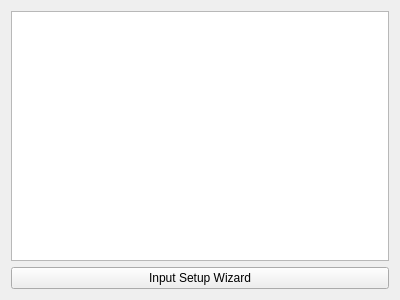
<?xml version="1.0" encoding="UTF-8"?>
<ui version="4.0">
 <class>PageAppSettings</class>
 <widget class="QWidget" name="PageAppSettings">
  <property name="geometry">
   <rect>
    <x>0</x>
    <y>0</y>
    <width>400</width>
    <height>300</height>
   </rect>
  </property>
  <property name="windowTitle">
   <string>Form</string>
  </property>
  <layout class="QVBoxLayout" name="verticalLayout">
   <item>
    <widget class="VTextBrowser" name="textEdit"/>
   </item>
   <item>
    <widget class="QPushButton" name="appWizardButton">
     <property name="text">
      <string>Input Setup Wizard</string>
     </property>
     <property name="icon">
      <iconset resource="../res.qrc">
       <normaloff>:/res/icons/Wizard-96.png</normaloff>:/res/icons/Wizard-96.png</iconset>
     </property>
    </widget>
   </item>
  </layout>
 </widget>
 <customwidgets>
  <customwidget>
   <class>VTextBrowser</class>
   <extends>QTextEdit</extends>
   <header>widgets/vtextbrowser.h</header>
  </customwidget>
 </customwidgets>
 <resources>
  <include location="../res.qrc"/>
 </resources>
 <connections/>
</ui>
